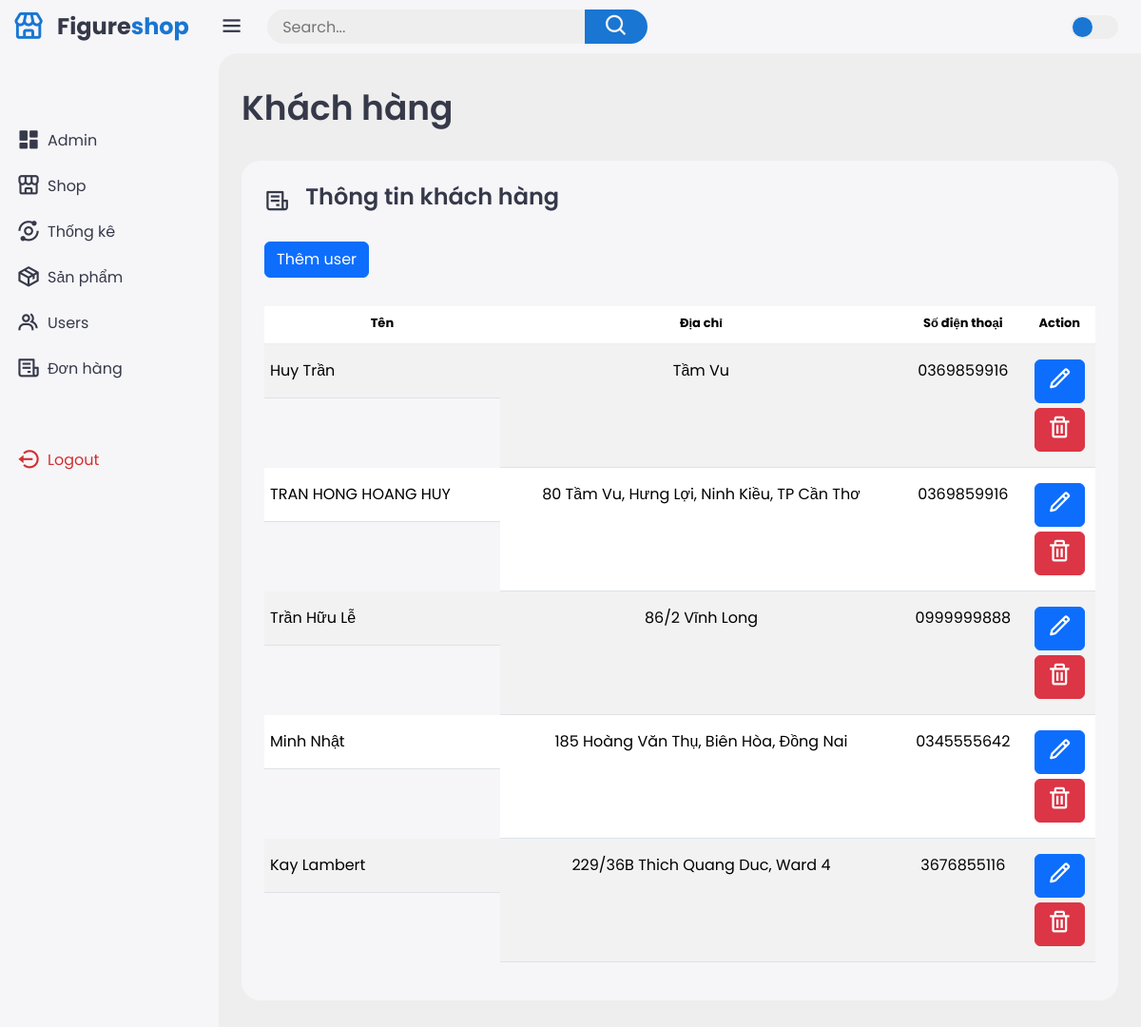
The app's page /public/show_user.php with its own data.
### tables this page shows
CREATE TABLE `users` (
  `user_id` int(11) NOT NULL,
  `email` varchar(255) NOT NULL,
  `password` varchar(255) DEFAULT NULL,
  `name` varchar(32) NOT NULL,
  `address` varchar(255) DEFAULT NULL,
  `phone` varchar(32) DEFAULT NULL,
  `role_id` int(11) NOT NULL DEFAULT 1
);

### src/User.php (called while the page is built, shortened)
<?php
class User
{
    private $db;
    public function __construct(PDO $pdo)
    {
        $this->db = $pdo;
    }
    public function getAllUser()
    {
        $query = $this->db->query("SELECT users.*, roles.role_name
                                    FROM users
                                    INNER JOIN roles ON users.role_id = roles.role_id
                                    WHERE users.role_id = 1");
        return $query->fetchAll(PDO::FETCH_ASSOC);
    }
}

### public/show_user.php (the view, shortened to what this page needs)
<?php
require_once '../src/DBConnection.php';
require_once '../src/User.php';
$pdo = DBConnection::getConnection();
$userManager = new User($pdo);
$users = $userManager->getAllUser();
?>
<!DOCTYPE html>
<html lang="en">
<?php
require '../partials/header_admin.php';
?>
<body>
    <?php
    require '../partials/sidebar_admin.php';
    ?>
    <div class="content">
        <?php
        require '../partials/navbar_admin.php';
        ?>
        <main>
            <div class="header">
                <div class="left">
                    <h1>Khách hàng</h1>
                </div>
            </div>
            <div class="bottom-data">
                <div class="orders">
                    <div class="header">
                        <i class='bx bx-receipt'></i>
                        <h3>Thông tin khách hàng</h3>
                    </div>
                    <a href="./add_user.php" class="btn btn-primary" style="margin-bottom: 30px;">
                        <i class="fa fa-plus"></i> Thêm user
                    </a>
                    <table id="example" class="table table-striped text-center" style="width:100%">
                        <thead>
                            <tr>
                                <th>Tên</th>
                                <th>Địa chỉ</th>
                                <th>Số điện thoại</th>
                                <th>Action</th>
                            </tr>
                        </thead>
                        <tbody>
                            <?php foreach ($users as $user) : ?>
                                <tr>
                                    <td class="td-center"><?php echo $user['name']; ?></td>
                                    <td class="td-center"><?php echo $user['address']; ?></td>
                                    <td class="td-center"><?php echo $user['phone']; ?></td>
                                    <td class="td-center" style="height: auto; text-align: center; line-height: auto;">
                                        <form method="post" action="edit_user.php" style="margin-bottom: 5px;">
                                            <button type="submit" class="btn btn-xs btn-primary" name="detail">
                                                <i alt="Edit" class="bx bx-pencil"></i>
                                            </button>
                                        </form>
                                        <form method="post" action="delete_user.php">
                                            <button type="submit" class="btn btn-xs btn-danger" name="delete">
                                                <i alt="Delete" class="bx bx-trash"></i>
                                            </button>
                                        </form>
                                    </td>
                                </tr>
                            <?php endforeach; ?>
                        </tbody>
                    </table>
                </div>
            </div>
        </main>
</body>
</html>

### assets/css/admin_dash_board.css (style rules this page uses)
:root { --light: #f6f6f9; --primary: #1976d2; --light-primary: #cfe8ff; --grey: #eee; --dark-grey: #aaaaaa; --dark: #363949; --danger: #d32f2f; --light-danger: #fecdd3; --warning: #fbc02d; --light-warning: #fff2c6; --success: #388e3c; --light-success: #bbf7d0; }
* { margin: 0; padding: 0; box-sizing: border-box; font-family: "Poppins", sans-serif; }
.bx { font-size: 1.7rem; }
a { text-decoration: none !important; }
html { overflow-x: hidden; }
body { background: var(--grey); overflow-x: hidden; }
.content { position: relative; width: calc(100% - 230px); left: 230px; transition: all 0.3s ease; }
.content main { width: 100%; padding: 36px 24px; max-height: calc(100vh - 56px); text-decoration: none; }
.content main .header { display: flex; align-items: center; justify-content: space-between; grid-gap: 16px; flex-wrap: wrap; }
.content main .header .left h1 { font-size: 36px; font-weight: 600; margin-bottom: 10px; color: var(--dark); }
.content main .bottom-data { display: flex; flex-wrap: wrap; grid-gap: 24px; margin-top: 24px; width: 100%; color: var(--dark); }
.content main .bottom-data > div { border-radius: 20px; background: var(--light); padding: 24px; overflow-x: auto; }
.content main .bottom-data .header { display: flex; align-items: center; grid-gap: 16px; margin-bottom: 24px; }
.content main .bottom-data .header h3 { margin-right: auto; font-size: 24px; font-weight: 600; }
.content main .bottom-data .header .bx { cursor: pointer; }
.content main .bottom-data .orders { flex-grow: 1; flex-basis: 500px; }
.content main .bottom-data .orders table { width: 100% !important; border-collapse: collapse; }
.content main .bottom-data .orders table th { padding-bottom: 12px; font-size: 13px; text-align: center; border-bottom: 1px solid var(--grey); }
.content main .bottom-data .orders table td { padding: 16px 0; }
.content main .bottom-data .orders table tr td:first-child { display: flex; align-items: center; grid-gap: 12px; padding-left: 6px; }
.content main .bottom-data .orders table tbody tr { cursor: pointer; transition: all 0.3s ease; }

### records on screen
users: name "Huy Trần", address "Tầm Vu", phone "0369859916"
users: name "TRAN HONG HOANG HUY", address "80 Tầm Vu, Hưng Lợi, Ninh Kiều, TP Cần Thơ", phone "0369859916"
users: name "Trần Hữu Lễ", address "86/2 Vĩnh Long", phone "0999999888"
users: name "Minh Nhật", address "185 Hoàng Văn Thụ, Biên Hòa, Đồng Nai", phone "0345555642"
users: name "Kay Lambert", address "229/36B Thich Quang Duc, Ward 4", phone "3676855116"
